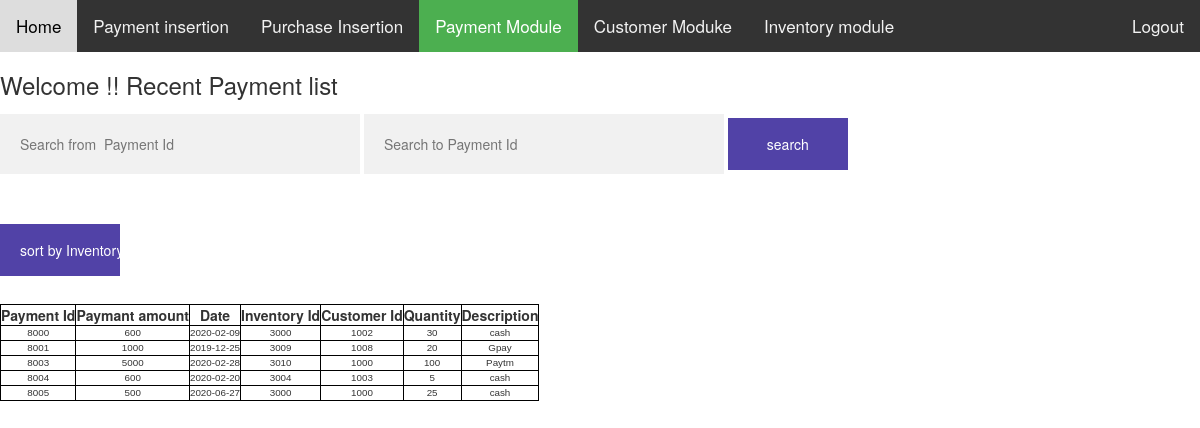
The page /PaymentModule.php on the database its author committed.
### tables this page shows
CREATE TABLE `Payment` (
  `pay_id` int(11) NOT NULL,
  `pay_amt` int(11) DEFAULT NULL,
  `pay_date` date DEFAULT NULL,
  `inv_id` int(11) DEFAULT NULL,
  `cust_id` int(11) DEFAULT NULL,
  `pay_inv_qty` int(11) DEFAULT NULL,
  `pay_desc` varchar(50) DEFAULT NULL
);

### PaymentModule.php (the view, shortened to what this page needs)
<?php
$conn=OpenCon();
if(isset($_POST['search']))
{
    $valueToSearcha = $_POST['valueToSearcha'];
    $valueToSearchb = $_POST['valueToSearchb'];
    $query = "SELECT * FROM `Payment` WHERE pay_id BETWEEN $valueToSearcha AND $valueToSearchb ";
    $search_result=$conn->query($query);
}
else if (isset($_POST['sort']))
{
    $query="SELECT * FROM Payment ORDER BY inv_id";
    $search_result=$conn->query($query);
}
 else {
    $query = "SELECT * FROM `Payment`";
    $search_result=$conn->query($query);
}
?>
<!DOCTYPE html>
<html>
    <head>
        <link rel=stylesheet type=text/css href="https://maxcdn.bootstrapcdn.com/bootstrap/3.3.7/css/bootstrap.min.css">
        <link rel="stylesheet" type=text/css href="inventory.css">
        <link rel='stylesheet' type='text/css' href='firstpage.css'>
    </head>
    <body>
    <div class="topnav" id="myTopnav">
            <a href="StaffMainPage.php" >Home</a>
            <a href="paymentInsertion.php">Payment insertion</a>
            <a href="CustomerPayment.php">Purchase Insertion</a>
            <a href="PaymentModule.php" class="active">Payment Module</a>
            <a href="CustomerModule.php" >Customer Moduke</a>
            <a href="inventorymodule.php" >Inventory module</a>
            <div class="topnav-right">
            <a href='logout.php'>Logout</a>
            </div>
        </div>
        <h3>Welcome !! Recent Payment list</h3>
        <form action="PaymentModule.php" method="post">
            <input type="text" name="valueToSearcha" placeholder="Search from  Payment Id">
            <input type="text" name="valueToSearchb" placeholder="Search to Payment Id">
            <input type="submit" name="search" class='registerbtn' value="search"><br><br>
            <input type="submit" name="sort" class='registerbtn' value="sort by Inventory Id"><br><br>
            <table>
                <tr>
                    <th>Payment Id</th>
                    <th> Paymant amount</th>
                    <th>Date</th>
                    <th>Inventory Id</th>
                    <th>Customer Id</th>
                    <th>Quantity</th>
                    <th> Description</th>
                </tr>
                <?php while($row = $search_result->fetch_array()):?>
                <tr>
                    <td><?php echo $row['pay_id'];?></td>
                    <td><?php echo $row['pay_amt'];?></td>
                    <td><?php echo $row['pay_date'];?></td>
                    <td><?php echo $row['inv_id'];?></td>
                    <td><?php echo $row['cust_id'];?></td>
                    <td><?php echo $row['pay_inv_qty'];?></td>
                    <td><?php echo $row['pay_desc'];?></td>
                </tr>
                <?php endwhile;?>
            </table>
        </form>
    </body>
</html>

### inventory.css (style rules this page uses)
* { box-sizing: border-box }
input[type=text], input[type=password] { width: 30%; padding: 20px; margin: 5px 0 22px 0; display: inline-block; border: none; background: #f1f1f1; }
.registerbtn { background-color: rgb(63, 46, 158); color: white; padding: 16px 20px; margin: 8px 0; border: none; cursor: pointer; width: 10%; opacity: 0.9; }
a { color: dodgerblue; }
td { font-family: Arial, Helvetica, sans-serif; font-size: .7em; border: 1px solid #DDD; }

### firstpage.css (style rules this page uses)
.topnav { background-color: #333; overflow: hidden; }
.topnav a { float: left; display: block; color: #f2f2f2; text-align: center; padding: 14px 16px; text-decoration: none; font-size: 17px; }
.topnav a.active { background-color: #4CAF50; color: white; }
.topnav-right { float:right; }

### PaymentModule.php (style rules this page uses)
.table,tr,th,td { border: 1px solid black; text-align:center; }

### rows shown on the page
payment: pay_id "8000", pay_amt "600", pay_date "2020-02-09", inv "3000", cust "1002", pay_inv_qty "30", pay_desc "cash"
payment: pay_id "8001", pay_amt "1000", pay_date "2019-12-25", inv "3009", cust "1008", pay_inv_qty "20", pay_desc "Gpay"
payment: pay_id "8003", pay_amt "5000", pay_date "2020-02-28", inv "3010", cust "1000", pay_inv_qty "100", pay_desc "Paytm"
payment: pay_id "8004", pay_amt "600", pay_date "2020-02-20", inv "3004", cust "1003", pay_inv_qty "5", pay_desc "cash"
payment: pay_id "8005", pay_amt "500", pay_date "2020-06-27", inv "3000", cust "1000", pay_inv_qty "25", pay_desc "cash"
